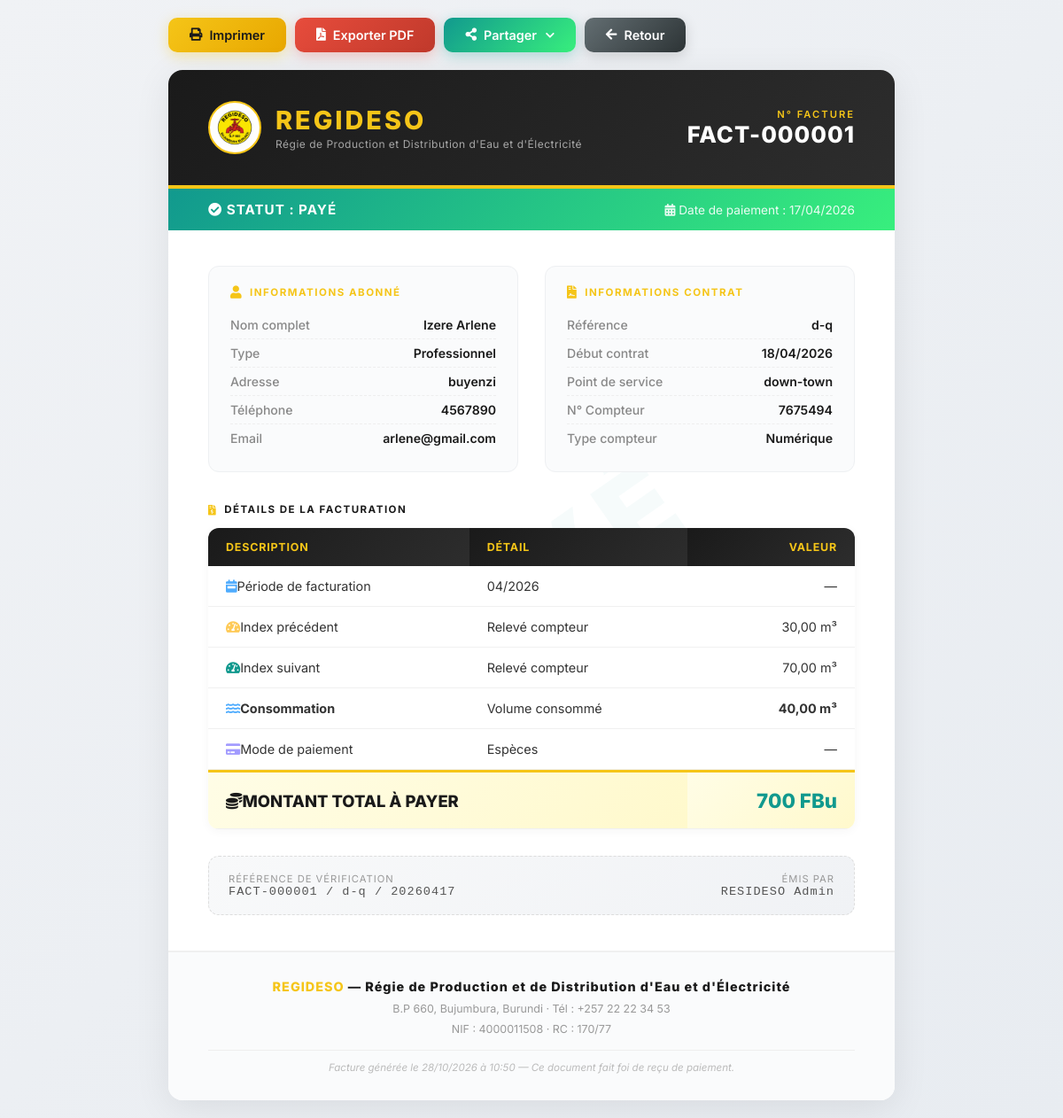
/paiements/facture.php?id=1 (signed in), run on the app's committed database.
### tables this page shows
CREATE TABLE `paiement` (
  `id_paiement` int(11) NOT NULL,
  `date_paiement` date DEFAULT curdate(),
  `montant_paiement` decimal(10,2) NOT NULL,
  `mode_paiement` varchar(30) DEFAULT 'Esp??ces',
  `Statut_paiement` varchar(30) DEFAULT 'Pay??',
  `releve_id_releve` int(11) NOT NULL
);

CREATE TABLE `abonne` (
  `idabonne_abonnes` int(11) NOT NULL,
  `nom_abonnes` varchar(40) NOT NULL,
  `prenom_abonnes` varchar(40) NOT NULL,
  `type_abonne_abonnes` varchar(40) DEFAULT NULL,
  `telephone_abonnes` varchar(30) DEFAULT NULL,
  `email_abonnes` varchar(40) DEFAULT NULL,
  `adresse_abonne` varchar(40) DEFAULT NULL
);

CREATE TABLE `contrat` (
  `id_Contrat` int(11) NOT NULL,
  `reference_Contrat` varchar(40) NOT NULL,
  `dateDebut_Contrat` date DEFAULT NULL,
  `dateFin_Contrat` date DEFAULT NULL,
  `Statut_Contrat` varchar(30) DEFAULT 'Actif',
  `idabonne_abonnes` int(11) NOT NULL
);

CREATE TABLE `point_de_service` (
  `id_Point_de_service` int(11) NOT NULL,
  `libelle_Point_de_service` varchar(60) NOT NULL,
  `adresse_Point_de_service` varchar(60) DEFAULT NULL,
  `id_Contrat` int(11) NOT NULL
);

CREATE TABLE `compteur` (
  `id_Compteur` int(11) NOT NULL,
  `numero_Compteur` varchar(30) NOT NULL,
  `Typecompteur_Compteur` varchar(30) DEFAULT NULL,
  `DatePose_Compteur` date DEFAULT NULL,
  `Etat_compteur_Compteur` varchar(30) DEFAULT 'Actif',
  `id_Point_de_service` int(11) NOT NULL
);

CREATE TABLE `releve` (
  `id_releve` int(11) NOT NULL,
  `periode_releve` varchar(30) DEFAULT NULL,
  `date_releve` datetime DEFAULT current_timestamp(),
  `indexPrecedent_releve` decimal(10,2) DEFAULT 0.00,
  `indexSuivant_releve` decimal(10,2) DEFAULT 0.00,
  `ConsommationCalculee_releve` decimal(10,2) DEFAULT 0.00,
  `id_Compteur` int(11) NOT NULL
);

### includes/functions.php (called while the page is built, shortened)
<?php
function sanitize($data) {
    return htmlspecialchars(trim($data), ENT_QUOTES, 'UTF-8');
}
function format_date($date, $format = 'd/m/Y') {
    return date($format, strtotime($date));
}
function format_montant($montant) {
    return number_format($montant, 0, ',', ' ') . ' FBu';
}

### paiements/facture.php (the view, shortened to what this page needs)
<?php
require_once __DIR__ . '/../config/database.php';
require_once __DIR__ . '/../includes/functions.php';
$id = (int)($_GET['id'] ?? 0);
$stmt = $pdo->prepare("SELECT pay.*, r.periode_releve, r.date_releve, r.indexPrecedent_releve, r.indexSuivant_releve, r.ConsommationCalculee_releve,
    cm.numero_Compteur, cm.Typecompteur_Compteur, p.libelle_Point_de_service, p.adresse_Point_de_service,
    c.reference_Contrat, c.dateDebut_Contrat, c.Statut_Contrat,
    a.nom_abonnes, a.prenom_abonnes, a.telephone_abonnes, a.email_abonnes, a.adresse_abonne, a.type_abonne_abonnes
    FROM paiement pay
    LEFT JOIN releve r ON pay.releve_id_releve = r.id_releve
    LEFT JOIN compteur cm ON r.id_Compteur = cm.id_Compteur
    LEFT JOIN point_de_service p ON cm.id_Point_de_service = p.id_Point_de_service
    LEFT JOIN contrat c ON p.id_Contrat = c.id_Contrat
    LEFT JOIN abonne a ON c.idabonne_abonnes = a.idabonne_abonnes
    WHERE pay.id_paiement = ?");
$stmt->execute([$id]);
$f = $stmt->fetch();
$num_facture = 'FACT-' . str_pad($f['id_paiement'], 6, '0', STR_PAD_LEFT);
$nom_complet = trim(($f['nom_abonnes'] ?? '') . ' ' . ($f['prenom_abonnes'] ?? ''));
$is_paye = ($f['Statut_paiement'] === 'Payé');
?>
<!DOCTYPE html>
<html lang="fr">
<head>
    <link rel="stylesheet" href="https://cdnjs.cloudflare.com/ajax/libs/font-awesome/5.15.4/css/all.min.css">
</head>
<body>
<div class="action-bar no-print">
    <button onclick="window.print()" class="action-btn btn-imprimer">
        <i class="fas fa-print"></i> Imprimer
    </button>
    <button onclick="window.print()" class="action-btn btn-pdf">
        <i class="fas fa-file-pdf"></i> Exporter PDF
    </button>
    <div class="share-wrapper">
        <button class="action-btn btn-partager" onclick="toggleShareMenu()">
            <i class="fas fa-share-alt"></i> Partager <i class="fas fa-chevron-down" style="font-size: 0.7rem; margin-left: 2px;"></i>
        </button>
    </div>
    <a href="javascript:history.back()" class="action-btn btn-retour">
        <i class="fas fa-arrow-left"></i> Retour
    </a>
</div>
<div class="facture-container">
    <div class="facture-content">
        <div class="facture-header">
            <div class="facture-brand">
                <img src="<?= BASE_URL ?>/assets/images/logo_regideso.png" alt="REGIDESO">
                <div class="facture-brand-text">
                    <h1>REGIDESO</h1>
                    <div class="tagline">Régie de Production et Distribution d'Eau et d'Électricité</div>
                </div>
            </div>
            <div class="facture-id">
                <div class="facture-label">N° Facture</div>
                <h2><?= $num_facture ?></h2>
            </div>
        </div>
        <div class="status-banner">
            <div class="status-badge">
                <i class="fas <?= $is_paye ? 'fa-check-circle' : 'fa-exclamation-triangle' ?> mr-2"></i>
                Statut : <?= sanitize($f['Statut_paiement']) ?>
            </div>
            <div class="status-date">
                <i class="fas fa-calendar-alt mr-1"></i>
                Date de paiement : <?= format_date($f['date_paiement']) ?>
            </div>
        </div>
        <div class="facture-body">
            <div class="info-grid">
                <div class="info-card">
                    <h3><i class="fas fa-user"></i> Informations Abonné</h3>
                    <div class="info-row">
                        <span class="info-label">Nom complet</span>
                        <span class="info-value"><?= sanitize($nom_complet) ?></span>
                    </div>
                    <div class="info-row">
                        <span class="info-label">Type</span>
                        <span class="info-value"><?= sanitize($f['type_abonne_abonnes'] ?? '—') ?></span>
                    </div>
                    <div class="info-row">
                        <span class="info-label">Adresse</span>
                        <span class="info-value"><?= sanitize($f['adresse_abonne'] ?? '—') ?></span>
                    </div>
                    <div class="info-row">
                        <span class="info-label">Téléphone</span>
                        <span class="info-value"><?= sanitize($f['telephone_abonnes'] ?? '—') ?></span>
                    </div>
                    <div class="info-row">
                        <span class="info-label">Email</span>
                        <span class="info-value"><?= sanitize($f['email_abonnes'] ?? '—') ?></span>
                    </div>
                </div>
                <div class="info-card">
                    <h3><i class="fas fa-file-contract"></i> Informations Contrat</h3>
                    <div class="info-row">
                        <span class="info-label">Référence</span>
                        <span class="info-value"><?= sanitize($f['reference_Contrat'] ?? '—') ?></span>
                    </div>
                    <div class="info-row">
                        <span class="info-label">Début contrat</span>
                        <span class="info-value"><?= format_date($f['dateDebut_Contrat'] ?? '') ?></span>
                    </div>
                    <div class="info-row">
                        <span class="info-label">Point de service</span>
                        <span class="info-value"><?= sanitize($f['libelle_Point_de_service'] ?? '—') ?></span>
                    </div>
                    <div class="info-row">
                        <span class="info-label">N° Compteur</span>
                        <span class="info-value"><?= sanitize($f['numero_Compteur'] ?? '—') ?></span>
                    </div>
                    <div class="info-row">
                        <span class="info-label">Type compteur</span>
                        <span class="info-value"><?= sanitize($f['Typecompteur_Compteur'] ?? '—') ?></span>
                    </div>
                </div>
            </div>
            <div class="detail-section">
                <h3><i class="fas fa-file-invoice-dollar"></i> Détails de la facturation</h3>
                <table class="detail-table">
                    <thead>
                        <tr>
                            <th>Description</th>
                            <th>Détail</th>
                            <th>Valeur</th>
                        </tr>
                    </thead>
                    <tbody>
                        <tr>
                            <td><i class="fas fa-calendar-week mr-2" style="color: #4facfe;"></i>Période de facturation</td>
                            <td><?= sanitize($f['periode_releve'] ?? '—') ?></td>
                            <td>—</td>
                        </tr>
                        <tr>
                            <td><i class="fas fa-tachometer-alt mr-2" style="color: #feca57;"></i>Index précédent</td>
                            <td>Relevé compteur</td>
                            <td><?= number_format($f['indexPrecedent_releve'] ?? 0, 2, ',', ' ') ?> m³</td>
                        </tr>
                        <tr>
                            <td><i class="fas fa-tachometer-alt mr-2" style="color: #11998e;"></i>Index suivant</td>
                            <td>Relevé compteur</td>
                            <td><?= number_format($f['indexSuivant_releve'] ?? 0, 2, ',', ' ') ?> m³</td>
                        </tr>
                        <tr>
                            <td><strong><i class="fas fa-water mr-2" style="color: #4facfe;"></i>Consommation</strong></td>
                            <td>Volume consommé</td>
                            <td><strong><?= number_format($f['ConsommationCalculee_releve'] ?? 0, 2, ',', ' ') ?> m³</strong></td>
                        </tr>
                        <tr>
                            <td><i class="fas fa-credit-card mr-2" style="color: #a29bfe;"></i>Mode de paiement</td>
                            <td><?= sanitize($f['mode_paiement'] ?? '—') ?></td>
                            <td>—</td>
                        </tr>
                        <tr class="total-row">
                            <td colspan="2">
                                <i class="fas fa-coins mr-2"></i>MONTANT TOTAL À PAYER
                            </td>
                            <td>
                                <span class="montant-highlight"><?= format_montant($f['montant_paiement']) ?></span>
                            </td>
                        </tr>
                    </tbody>
                </table>
            </div>
            <div class="ref-section">
                <div>
                    <div class="ref-label">Référence de vérification</div>
                    <div class="ref-code"><?= $num_facture ?> / <?= sanitize($f['reference_Contrat'] ?? '—') ?> / <?= date('Ymd', strtotime($f['date_paiement'])) ?></div>
                </div>
                <div style="text-align: right;">
                    <div class="ref-label">Émis par</div>
                    <div class="ref-code"><?= sanitize($_SESSION['user_prenom'] . ' ' . $_SESSION['user_nom']) ?></div>
                </div>
            </div>
        </div>
        <div class="facture-footer">
            <div class="footer-brand"><span>REGIDESO</span> — Régie de Production et de Distribution d'Eau et d'Électricité</div>
            <div class="footer-info">
                B.P 660, Bujumbura, Burundi · Tél : +257 22 22 34 53<br>
                NIF : 4000011508 · RC : 170/77
            </div>
            <div class="footer-legal">
                Facture générée le <?= date('d/m/Y à H:i') ?> — Ce document fait foi de reçu de paiement.
            </div>
        </div>
    </div>
</div>
</body>
</html>

### data on the page
paiement: id_paiement "FACT-000001", Statut_paiement "PAYÉ", date_paiement "17/04/2026", abonne.nom_abonnes+prenom_abonnes "Izere Arlene", abonne.type_abonne_abonnes "Professionnel", abonne.adresse_abonne "buyenzi", abonne.telephone_abonnes "4567890", abonne.email_abonnes "arlene@gmail.com", contrat.reference_Contrat "d-q", contrat.dateDebut_Contrat "18/04/2026", point_de_service.libelle_Point_de_service "down-town", compteur.numero_Compteur "7675494", compteur.Typecompteur_Compteur "Numérique", releve_id_releve.periode_releve "04/2026", releve_id_releve.indexPrecedent_releve "30,00", releve_id_releve.indexSuivant_releve "70,00", releve_id_releve.ConsommationCalculee_releve "40,00", mode_paiement "Espèces", montant_paiement "700 FBu", date_paiement "20260417"

### other printed values
$_SESSION['user_prenom'] . ' ' . $_SESSION['user_nom'] "RESIDESO Admin"
